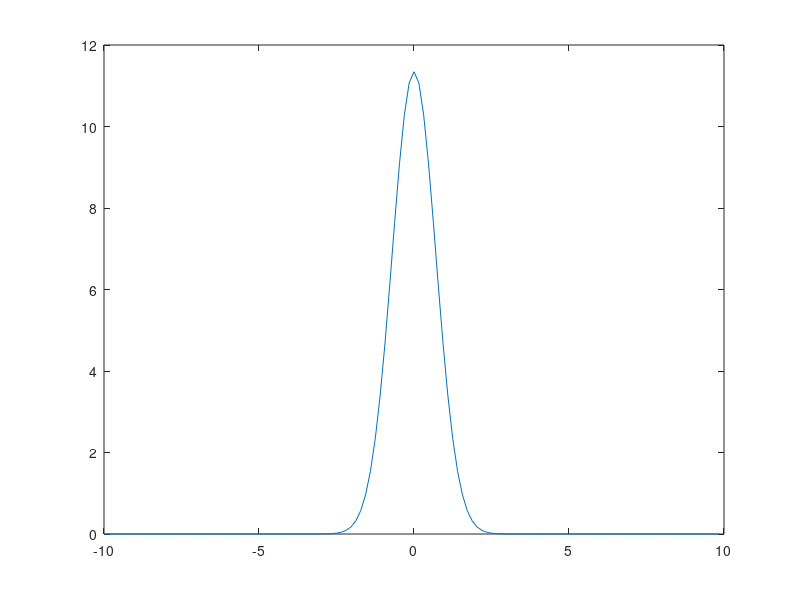

MATLAB code to generate this figure:
clear all; close all; clc

L=20;%size of domain
n=128;%point to descritize 2^7

x2=linspace(-L/2,L/2,n+1);
x=x2(1:n);

u=exp(-x.^2);
ut=fftshift(abs(fft(u)));

plot(x,ut)
